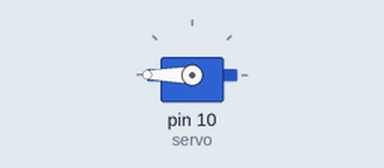
Recording of a sketch running on a simulated Arduino Uno, built with avr-gcc and run on an emulated ATmega328P. Shown: servo. What the sketch prints to the serial monitor is not drawn.

Above: at 0.05 s.
Timing chart, 0 to 5.8 s (numbered marks = the images above):
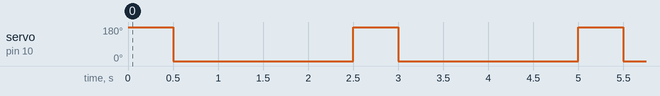

The sketch:

Servo_Test.ino
```cpp
#include <Servo.h>
Servo myservo;

const int servo = 10;

void setup() {
  myservo.attach(servo);
  Serial.begin(9600);
}

void SERVO(int n ){
  myservo.write(n);
}

void loop() {
  SERVO(180) ;
  Serial.println(180);
  //delay(5000);
  //SERVO(180);
  delay(500);
  SERVO(0);
  //SERVO(0);
  Serial.println(0);
  delay(2000);
}
```

Measured:
- by itself, servo on pin 10 (servo): alternates 180° for 0.50 s and 0° for 2.0 s
